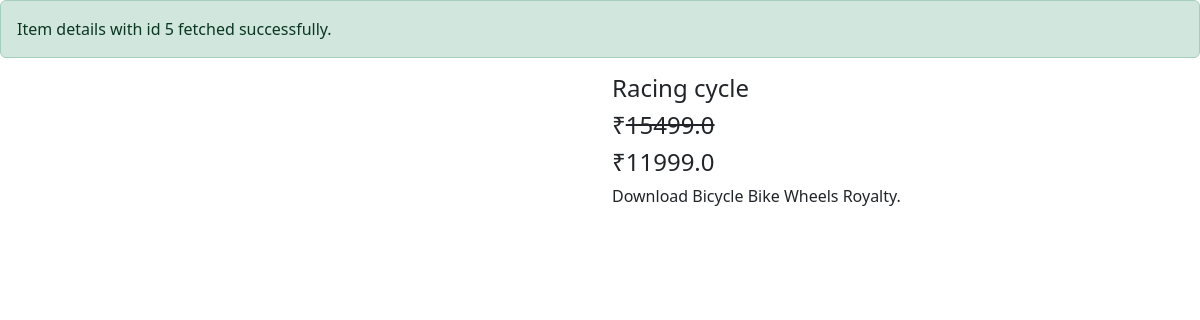
The app's page /5/ with its own data.
### shop/models.py (models this page shows, shortened)
class Product(models.Model):
    title = models.CharField(max_length=100)
    price = models.FloatField()
    discounted_price = models.FloatField()
    description = models.TextField()
    catagory = models.CharField(max_length=100)
    rating = models.IntegerField(default=1, validators=[MinValueValidator(1), MaxValueValidator(5)])
    image = models.CharField(max_length=500)

### shop/views.py (the view)
# urls.py: path('<int:id>/', views.detail_view, name = 'detail'),
def detail_view(request, id: int):
    item_obj = Product.objects.get(id=id)
    messages.success(request, f"Item details with id {id} fetched successfully.")
    return render(request, "shop/detail.html", {"item_obj": item_obj})

### shop/templates/shop/detail.html (shortened to what this page needs)
{% extends 'shop/base.html' %}
    {% block body %}
    <div class="container">
        <div class="row">
            <div class="col-md-6">
                <div class="row">
                    <div class="col-md-12">
                    </div>
                </div>
            </div>
            <div class="col-md-6">
                <div class="row">
                    <h4 class="col-md-12"> {{ item_obj.title }} </h4>
                </div>
                <div class="row">
                    <div class="col-md-12">
                        <h4>₹<s>{{ item_obj.price }}</s></h4>
                    </div>
                </div>
                <div class="row">
                    <div class="col-md-12">
                        <h4>₹{{ item_obj.discounted_price }}</h4>
                    </div>
                </div>
                <div class="row">
                    <div class="col-md-12">
                        <p>{{ item_obj.description }}</p>
                    </div>
                </div>
            </div>
        </div>
    </div>
    {% endblock %}

### records on screen
Product: title "Racing cycle", price "15499.0", discounted_price "11999.0", description "Download Bicycle Bike Wheels Royalty."

### other values on screen
{{ message }} "Item details with id 5 fetched successfully."
